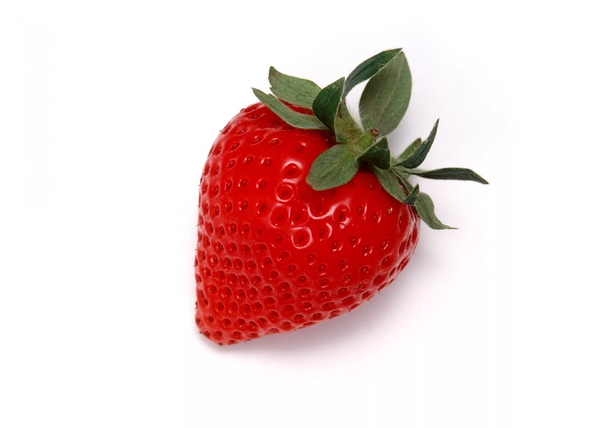
#> input picture Sample.jpg, 604 x 428 px; its folder holds only this picture in this run
$ python -i GUI.py   (imports and definitions only)
#> lines starting #> are read from the running program, lines starting #| are printed output that depends on the picture
from tkinter import *
from PIL import Image, ImageTk


l_tab = 250
u_tab = 200
b_tab = 100
r_tab = 100

image = None


# [70 lines left out: functions click, diff, zaliv, transpose, not called in this run]


def show_img(img):
    global img_lbl, kxy
    s0 = img.size[0]
    s1 = img.size[1]
    print("Size:", img.size[0], img.size[1])
    if scr_w - r_tab - l_tab > img.size[0] and scr_h - u_tab - b_tab > img.size[1]:
        img = img.resize((img.size[0], img.size[1]))
        kxy = 1
    elif scr_w - r_tab - l_tab > img.size[0]:
        img = img.resize(((img.size[0] * (scr_h - u_tab - b_tab)) // img.size[1], scr_h - b_tab - u_tab))
        kxy = s1 / (scr_h - u_tab - b_tab)
        print(kxy)
    elif scr_h - b_tab - u_tab > img.size[1]:
        img = img.resize((scr_w - l_tab - r_tab, (img.size[1] * (scr_w - r_tab - l_tab)) // img.size[0]))
        kxy = s0 / (scr_w - l_tab - r_tab)
    else:
        if scr_h / img.size[1] > scr_w / img.size[0]:
            img = img.resize((scr_w - l_tab - r_tab, (img.size[1] * (scr_w - r_tab - l_tab)) // img.size[0]))
            kxy = s0 / (scr_w - l_tab - r_tab)
            print((scr_w - l_tab - r_tab), img.size[0],  img.size[0] / (scr_w - l_tab - r_tab))
            print(4)
        else:
            img = img.resize(((img.size[0] * (scr_h - u_tab - b_tab)) // img.size[1], scr_h - b_tab - u_tab))
            kxy = s1 / (scr_h - u_tab - b_tab)
            print(5)
    img_for_inserting = ImageTk.PhotoImage(img)
    img_lbl = Label(window, image=img_for_inserting)
    img_lbl.image = img_for_inserting
    img_lbl.place(x=l_tab, y=u_tab)
    img_lbl.bind("<Button-1>", click)
    # print(img_lbl.height())
    window.update()
    print(kxy)


# [6 lines left out: function opening, not called in this run]


# [4 lines not run here, left out]

# [1 line that did not run here, left out]
# [1 line that did not run here, left out]

# [1 line that did not run here, left out]
# [1 line not run here, left out]

# [1 line that did not run here, left out]
# [1 line not run here, left out]

# [1 line that did not run here, left out]
# [1 line not run here, left out]

# [1 line that did not run here, left out]
# [4 lines not run here, left out]
x, y = 0, 0
kxy = 1

# [1 line not run here, left out]

>>> import cv2
>>> picture = cv2.imread('Sample.jpg', cv2.IMREAD_GRAYSCALE)
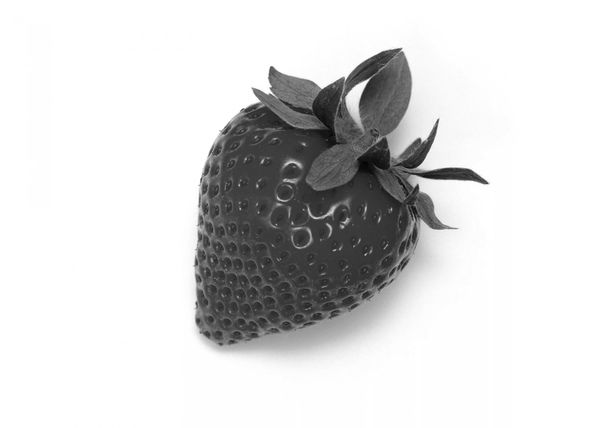
#> picture: shape (428, 604); min 3, max 255, mean 216.8
#> (the run stopped early here; a loop or call above may not have finished)

$ run again, on 2xiFMQxVwmU.jpg
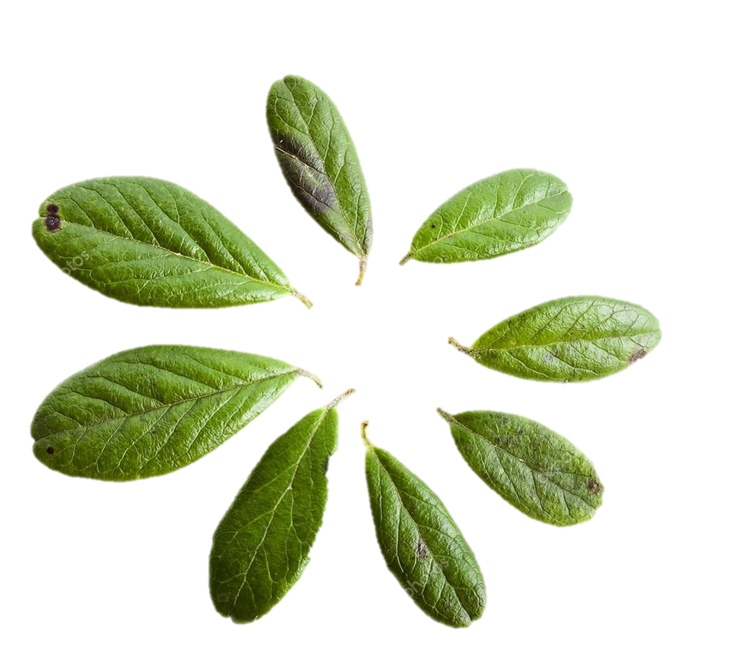
#> input picture 2xiFMQxVwmU.jpg, 730 x 659 px
#> `picture = cv2.imread('Sample.jpg', cv2.IMREAD_GRAYSCALE)`:
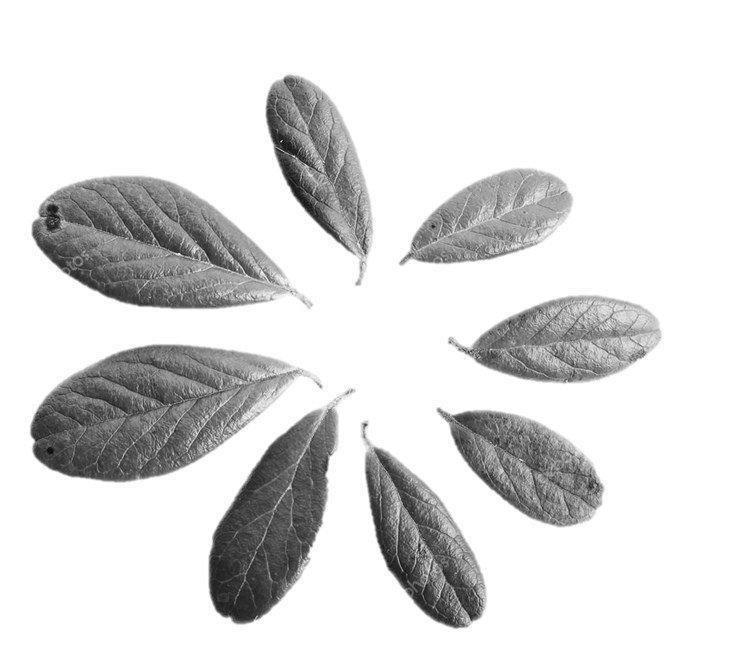
#> picture: shape (659, 730); min 10, max 255, mean 220.2
